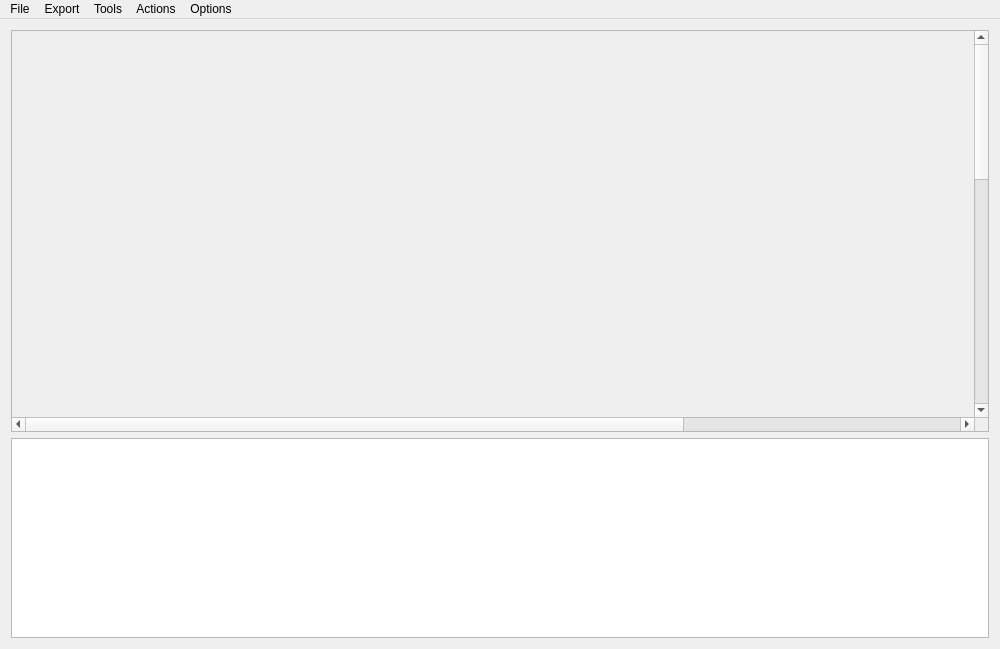
<?xml version="1.0" encoding="UTF-8"?>
<ui version="4.0">
 <class>MainWindow</class>
 <widget class="QMainWindow" name="MainWindow">
  <property name="windowModality">
   <enum>Qt::NonModal</enum>
  </property>
  <property name="geometry">
   <rect>
    <x>0</x>
    <y>0</y>
    <width>1000</width>
    <height>649</height>
   </rect>
  </property>
  <property name="sizePolicy">
   <sizepolicy hsizetype="Fixed" vsizetype="Fixed">
    <horstretch>0</horstretch>
    <verstretch>0</verstretch>
   </sizepolicy>
  </property>
  <property name="maximumSize">
   <size>
    <width>16777215</width>
    <height>16777215</height>
   </size>
  </property>
  <property name="contextMenuPolicy">
   <enum>Qt::ActionsContextMenu</enum>
  </property>
  <property name="windowTitle">
   <string>SDN Topology</string>
  </property>
  <property name="windowIcon">
   <iconset resource="../images/img.qrc">
    <normaloff>:/images/controller.png</normaloff>:/images/controller.png</iconset>
  </property>
  <property name="locale">
   <locale language="English" country="UnitedStates"/>
  </property>
  <widget class="QWidget" name="centralWidget">
   <layout class="QGridLayout" name="gridLayout">
    <item row="0" column="0">
     <widget class="QScrollArea" name="scrollArea">
      <property name="sizePolicy">
       <sizepolicy hsizetype="Preferred" vsizetype="Preferred">
        <horstretch>0</horstretch>
        <verstretch>0</verstretch>
       </sizepolicy>
      </property>
      <property name="widgetResizable">
       <bool>true</bool>
      </property>
      <widget class="QWidget" name="scrollContents">
       <property name="geometry">
        <rect>
         <x>0</x>
         <y>0</y>
         <width>1366</width>
         <height>1024</height>
        </rect>
       </property>
       <layout class="QGridLayout" name="gridLayout_2">
        <property name="leftMargin">
         <number>0</number>
        </property>
        <property name="topMargin">
         <number>0</number>
        </property>
        <property name="rightMargin">
         <number>0</number>
        </property>
        <property name="bottomMargin">
         <number>0</number>
        </property>
        <item row="0" column="0">
         <widget class="NetworkMapView" name="networkMapView">
          <property name="sizePolicy">
           <sizepolicy hsizetype="Preferred" vsizetype="Preferred">
            <horstretch>0</horstretch>
            <verstretch>0</verstretch>
           </sizepolicy>
          </property>
          <property name="minimumSize">
           <size>
            <width>1366</width>
            <height>1024</height>
           </size>
          </property>
          <property name="mouseTracking">
           <bool>false</bool>
          </property>
          <property name="contextMenuPolicy">
           <enum>Qt::NoContextMenu</enum>
          </property>
          <property name="text">
           <string/>
          </property>
          <property name="textInteractionFlags">
           <set>Qt::NoTextInteraction</set>
          </property>
         </widget>
        </item>
       </layout>
      </widget>
     </widget>
    </item>
    <item row="1" column="0">
     <widget class="QTextBrowser" name="terminal">
      <property name="maximumSize">
       <size>
        <width>16777215</width>
        <height>200</height>
       </size>
      </property>
     </widget>
    </item>
   </layout>
  </widget>
  <widget class="QMenuBar" name="menuBar">
   <property name="geometry">
    <rect>
     <x>0</x>
     <y>0</y>
     <width>1000</width>
     <height>21</height>
    </rect>
   </property>
   <widget class="QMenu" name="menuFile">
    <property name="title">
     <string>File</string>
    </property>
    <addaction name="actionNew"/>
    <addaction name="actionOpen"/>
    <addaction name="actionSave"/>
    <addaction name="actionSaveAs"/>
    <addaction name="separator"/>
    <addaction name="actionExit"/>
   </widget>
   <widget class="QMenu" name="menuConverter">
    <property name="title">
     <string>Export</string>
    </property>
    <addaction name="actionCreateMnDataFile"/>
    <addaction name="actionWeights_Matrix"/>
   </widget>
   <widget class="QMenu" name="menuOptions">
    <property name="title">
     <string>Options</string>
    </property>
    <widget class="QMenu" name="menuShow_metric">
     <property name="title">
      <string>Show metric</string>
     </property>
     <addaction name="actionDisplayDelay"/>
     <addaction name="actionDisplayBandwidth"/>
     <addaction name="actionDisplayPacketLoss"/>
    </widget>
    <addaction name="actionShowPorts"/>
    <addaction name="menuShow_metric"/>
    <addaction name="actionRandomMetric"/>
   </widget>
   <widget class="QMenu" name="menuInstruments">
    <property name="title">
     <string>Tools</string>
    </property>
    <addaction name="actionSdnController"/>
    <addaction name="actionSwitch"/>
    <addaction name="actionHost"/>
    <addaction name="actionLink"/>
    <addaction name="actionText"/>
    <addaction name="actionEdit"/>
   </widget>
   <widget class="QMenu" name="menuActions">
    <property name="title">
     <string>Actions</string>
    </property>
    <addaction name="actionMake_Full_Connection"/>
    <addaction name="actionAlign_Vertically"/>
    <addaction name="actionAlign_Horizontally"/>
    <addaction name="actionRemove_Marks"/>
    <addaction name="actionCreate_optimal_path"/>
    <addaction name="actionNN_ABC_8_8_8"/>
    <addaction name="actionNN_GA_8_8_8"/>
   </widget>
   <addaction name="menuFile"/>
   <addaction name="menuConverter"/>
   <addaction name="menuInstruments"/>
   <addaction name="menuActions"/>
   <addaction name="menuOptions"/>
  </widget>
  <action name="actionOpen">
   <property name="text">
    <string>Open ...</string>
   </property>
   <property name="shortcut">
    <string>Ctrl+O</string>
   </property>
  </action>
  <action name="actionExit">
   <property name="text">
    <string>Exit</string>
   </property>
  </action>
  <action name="actionCreateMnDataFile">
   <property name="text">
    <string>Mininet Script ...</string>
   </property>
   <property name="shortcut">
    <string>Ctrl+M</string>
   </property>
  </action>
  <action name="actionShowPorts">
   <property name="checkable">
    <bool>true</bool>
   </property>
   <property name="text">
    <string>Show ports</string>
   </property>
   <property name="shortcut">
    <string>Ctrl+P</string>
   </property>
  </action>
  <action name="actionCreateNetworkMap">
   <property name="text">
    <string>Network Map ...</string>
   </property>
  </action>
  <action name="actionSave">
   <property name="text">
    <string>Save</string>
   </property>
   <property name="shortcut">
    <string>Ctrl+S</string>
   </property>
  </action>
  <action name="actionSaveAs">
   <property name="text">
    <string>Save as ...</string>
   </property>
  </action>
  <action name="actionDisplayDelay">
   <property name="checkable">
    <bool>true</bool>
   </property>
   <property name="checked">
    <bool>true</bool>
   </property>
   <property name="text">
    <string>Delay</string>
   </property>
   <property name="shortcut">
    <string>Shift+D</string>
   </property>
  </action>
  <action name="actionDisplayBandwidth">
   <property name="checkable">
    <bool>true</bool>
   </property>
   <property name="checked">
    <bool>false</bool>
   </property>
   <property name="text">
    <string>Bandwidth</string>
   </property>
   <property name="shortcut">
    <string>Shift+B</string>
   </property>
  </action>
  <action name="actionDisplayPacketLoss">
   <property name="checkable">
    <bool>true</bool>
   </property>
   <property name="text">
    <string>Packet Loss Rate</string>
   </property>
   <property name="shortcut">
    <string>Shift+P</string>
   </property>
  </action>
  <action name="actionHost">
   <property name="checkable">
    <bool>true</bool>
   </property>
   <property name="checked">
    <bool>false</bool>
   </property>
   <property name="text">
    <string>Host</string>
   </property>
   <property name="shortcut">
    <string>H</string>
   </property>
  </action>
  <action name="actionSwitch">
   <property name="checkable">
    <bool>true</bool>
   </property>
   <property name="text">
    <string>Switch</string>
   </property>
   <property name="shortcut">
    <string>S</string>
   </property>
  </action>
  <action name="actionLink">
   <property name="checkable">
    <bool>true</bool>
   </property>
   <property name="text">
    <string>Link</string>
   </property>
   <property name="shortcut">
    <string>L</string>
   </property>
  </action>
  <action name="actionCreate">
   <property name="checkable">
    <bool>true</bool>
   </property>
   <property name="checked">
    <bool>true</bool>
   </property>
   <property name="text">
    <string>Create</string>
   </property>
  </action>
  <action name="actionDelete">
   <property name="checkable">
    <bool>true</bool>
   </property>
   <property name="text">
    <string>Delete</string>
   </property>
  </action>
  <action name="actionMove">
   <property name="checkable">
    <bool>true</bool>
   </property>
   <property name="text">
    <string>Move</string>
   </property>
  </action>
  <action name="actionEdit">
   <property name="checkable">
    <bool>true</bool>
   </property>
   <property name="checked">
    <bool>true</bool>
   </property>
   <property name="text">
    <string>Edit</string>
   </property>
   <property name="shortcut">
    <string>E</string>
   </property>
  </action>
  <action name="actionSdnController">
   <property name="checkable">
    <bool>true</bool>
   </property>
   <property name="checked">
    <bool>false</bool>
   </property>
   <property name="text">
    <string>Controller</string>
   </property>
   <property name="shortcut">
    <string>C</string>
   </property>
  </action>
  <action name="actionMake_Full_Connection">
   <property name="text">
    <string>Full Connection</string>
   </property>
   <property name="shortcut">
    <string>Ctrl+F</string>
   </property>
  </action>
  <action name="actionNew">
   <property name="text">
    <string>New</string>
   </property>
   <property name="shortcut">
    <string>Ctrl+N</string>
   </property>
  </action>
  <action name="actionText">
   <property name="text">
    <string>Text</string>
   </property>
   <property name="shortcut">
    <string>T</string>
   </property>
  </action>
  <action name="actionWeights_Matrix">
   <property name="text">
    <string>Metric Data ...</string>
   </property>
  </action>
  <action name="actionAlign_Vertically">
   <property name="text">
    <string>Align Vertically</string>
   </property>
   <property name="shortcut">
    <string>Shift+V</string>
   </property>
  </action>
  <action name="actionAlign_Horizontally">
   <property name="text">
    <string>Align Horizontally</string>
   </property>
   <property name="shortcut">
    <string>Shift+H</string>
   </property>
  </action>
  <action name="actionRemove_Marks">
   <property name="text">
    <string>Remove Marks</string>
   </property>
  </action>
  <action name="actionCreate_optimal_path">
   <property name="text">
    <string>Create paths</string>
   </property>
  </action>
  <action name="actionNN_ABC_8_8_8">
   <property name="text">
    <string>NN+ABC+8-8-8</string>
   </property>
  </action>
  <action name="actionRandomMetric">
   <property name="text">
    <string>RandomMetric</string>
   </property>
  </action>
  <action name="actionNN_GA_8_8_8">
   <property name="text">
    <string>NN+GA+8-8-8</string>
   </property>
  </action>
 </widget>
 <layoutdefault spacing="6" margin="11"/>
 <customwidgets>
  <customwidget>
   <class>NetworkMapView</class>
   <extends>QLabel</extends>
   <header>NetworkMapView.h</header>
  </customwidget>
 </customwidgets>
 <resources>
  <include location="../images/img.qrc"/>
 </resources>
 <connections/>
</ui>
